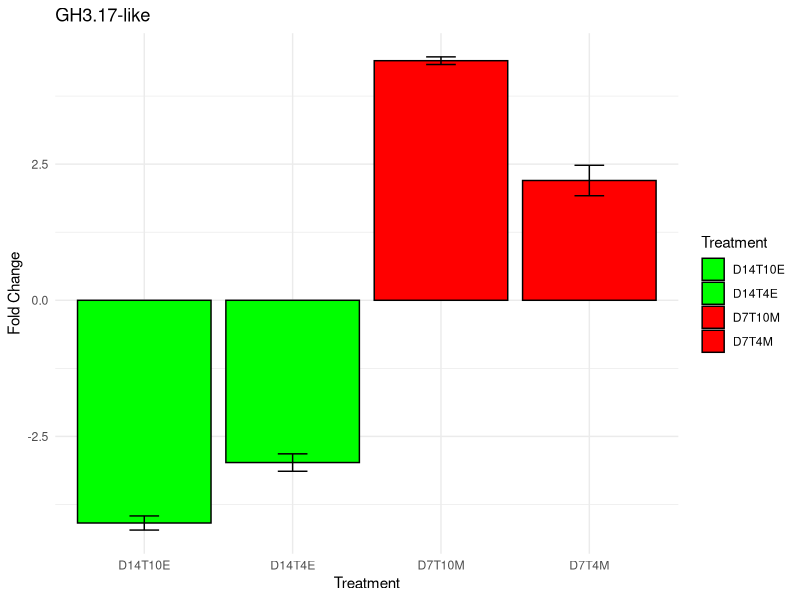
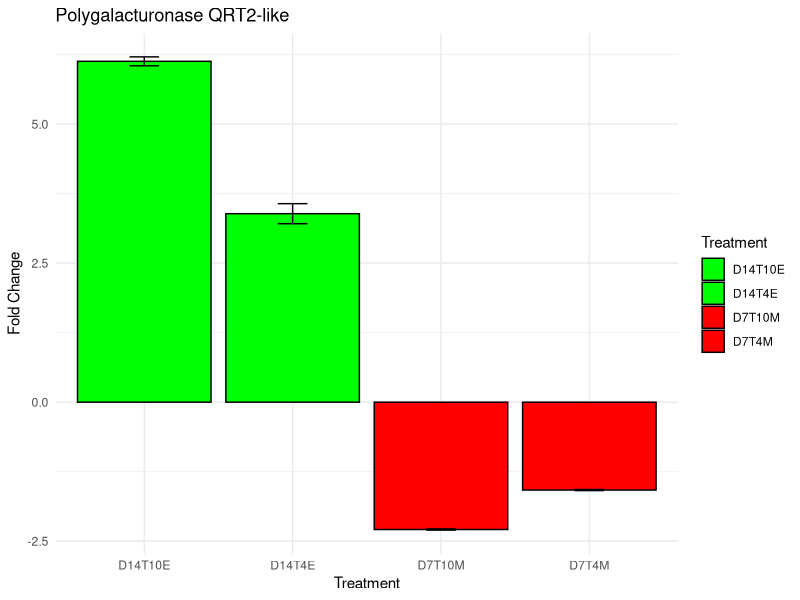

R code for these plots, in order:
# --------------------------------------------------------------
# RNA-seq Bar Graphs with Error Bars
# Author: Utsab Ghimire
# Date: YYYY-MM-DD
# Description:
#   - This script generates bar graphs for fold changes
#   - Uses error bars for visualization
#   - Saves output as PNG images
# --------------------------------------------------------------

# Load required packages
if (!requireNamespace("ggplot2", quietly = TRUE)) install.packages("ggplot2")
library(ggplot2)

# Function to create and save a bar graph
plot_bar_graph <- function(data, title, output_file) {
  p <- ggplot(data, aes(x = Treatment, y = FoldChange, fill = Treatment)) +
    geom_bar(stat = "identity", position = position_dodge(), color = "black") +
    geom_errorbar(aes(ymin = FoldChange - Error, ymax = FoldChange + Error),
                  width = 0.2, position = position_dodge(0.9)) +
    scale_fill_manual(values = ifelse(grepl("M", data$Treatment), "green", "red")) +
    labs(title = title, x = "Treatment", y = "Fold Change") +
    theme_minimal()

  # Save the plot as a PNG file
  ggsave(output_file, p, width = 6, height = 4)
}

# Example datasets
data_list <- list(
  data.frame(Treatment = c("D7T4M", "D7T10M", "D14T4E", "D14T10E"),
             FoldChange = c(2.20, 4.40, -2.98, -4.09),
             Error = c(0.28, 0.07, 0.16, 0.13)),
  
  data.frame(Treatment = c("D7T10M", "D7T4M", "D14T4E", "D14T10E"),
             FoldChange = c(-2.29, -1.58, 3.39, 6.13),
             Error = c(0.01, 0.01, 0.18, 0.08))
)

# Titles and output filenames
titles <- c("GH3.17-like", "Polygalacturonase QRT2-like")
output_files <- c("plots/GH3_barplot.png", "plots/Polygalacturonase_barplot.png")

# Loop through datasets and create plots
for (i in seq_along(data_list)) {
  plot_bar_graph(data_list[[i]], titles[i], output_files[i])
}

print("Plots saved successfully in the 'plots/' directory.")
